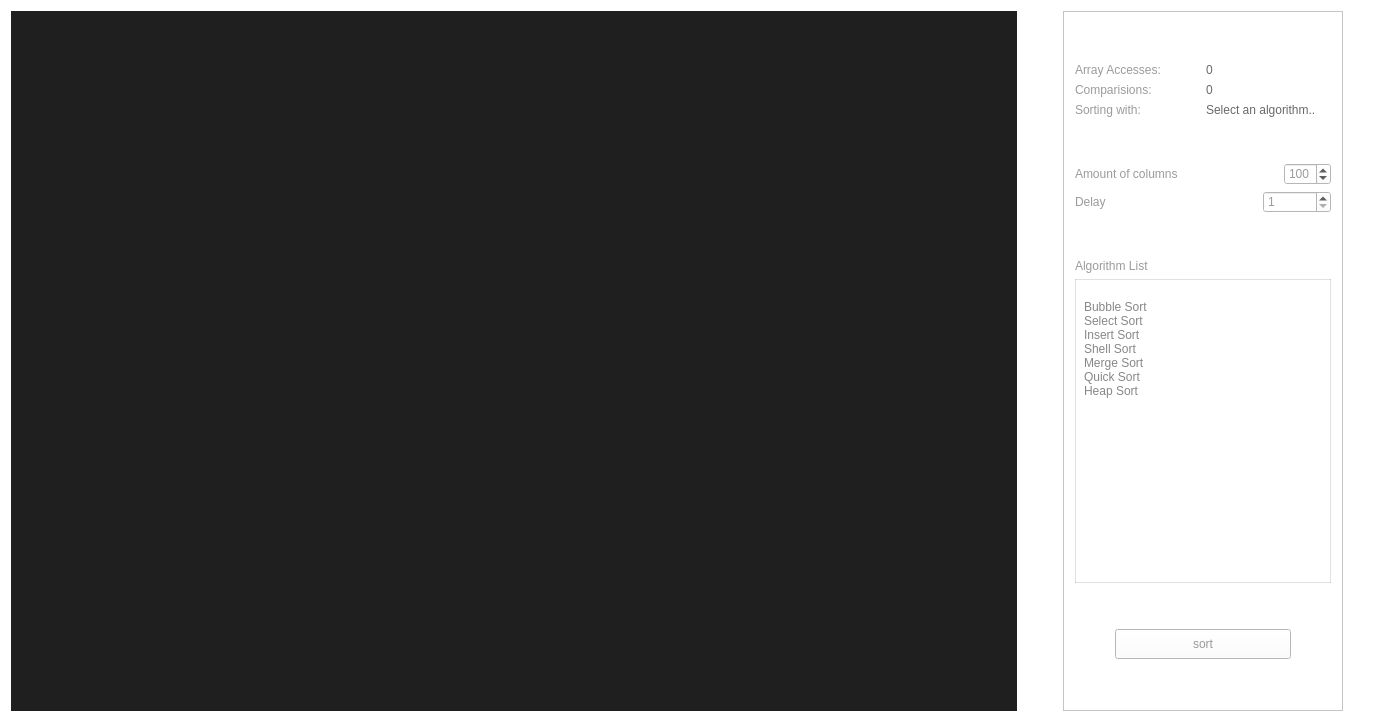
<?xml version="1.0" encoding="UTF-8"?>
<ui version="4.0">
 <class>Widget</class>
 <widget class="QWidget" name="Widget">
  <property name="geometry">
   <rect>
    <x>0</x>
    <y>0</y>
    <width>1374</width>
    <height>719</height>
   </rect>
  </property>
  <property name="windowTitle">
   <string>Widget</string>
  </property>
  <property name="styleSheet">
   <string notr="true">QWidget {
  background-color: #fff;
	font: 25 11pt &quot;Roboto Light&quot;;
	color: rgba(0, 0, 0, 100);
}

#sortButton {
	border:none;
	background-color:  rgba(255, 0, 68,100);
	border-radius: 15%;
	font: 11pt &quot;Roboto&quot;;
	color: #fff;
}

#amountChanger, #delayChanger {
  padding-right: 10px;
	padding-left: 10px;
	border: 1px solid  rgba(255, 0, 68, 150);
	border-radius: 3%;
	background-color: #f5f5f5;
	font: 11pt &quot;Roboto&quot;;
	color: rgb(255, 0, 68);
}

#amountChanger::up-button:pressed, #amountChanger::down-button:pressed,
#delayChanger ::up-button:pressed, #delayChanger::down-button:pressed{
 background-color: rgab(220, 0, 58, 255);
}

#amountChanger::up-button, #amountChanger::down-button,
#delayChanger::up-button, #delayChanger::down-button {
  width: 16px;
  background-color: rgba(255, 0, 68, 150);
}
#amountChanger::down-button,
#delayChanger::down-button  {
	border-top: 1px solid rgba(255, 0, 68, 180);
}

#amountChanger::down-button:hover, #amountChanger::up-button:hover,
#delayChanger::down-button:hover, #delayChanger::up-button:hover {
 background-color:rgba(255, 0, 68, 255);
}

#amountChanger::up-button:disabled,#amountChanger::up-button:off,
#amountChanger::down-button:disabled,#amountChanger::down-button:off,
#delayChanger::up-button:disabled,#delayChanger::up-button:off,
#delayChanger::down-button:disabled,#delayChanger::down-button:off{
  background-color: rgba(0, 0, 0, 20)
}

#amountChanger::down-button:disabled,#amountChanger::down-button:off,
#delayChanger::down-button:disabled,#delayChanger::down-button:off{
  border-top: 1px solid rgba(0, 0, 0, 20);
}
#amountChanger:disabled, #amountChanger:off,
#delayChanger:disabled, #delayChanger:off{
  border: 1px solid rgba(0, 0, 0, 20);
  color:  rgba(0, 0, 0, 50);
}</string>
  </property>
  <layout class="QHBoxLayout" name="horizontalLayout_8">
   <item>
    <layout class="QHBoxLayout" name="horizontalLayout">
     <item>
      <widget class="QGraphicsView" name="graphicsView">
       <property name="sizePolicy">
        <sizepolicy hsizetype="Expanding" vsizetype="Expanding">
         <horstretch>0</horstretch>
         <verstretch>0</verstretch>
        </sizepolicy>
       </property>
       <property name="minimumSize">
        <size>
         <width>1000</width>
         <height>700</height>
        </size>
       </property>
       <property name="styleSheet">
        <string notr="true">
background-color:rgb(31, 31, 31)</string>
       </property>
       <property name="frameShape">
        <enum>QFrame::NoFrame</enum>
       </property>
       <property name="verticalScrollBarPolicy">
        <enum>Qt::ScrollBarAlwaysOff</enum>
       </property>
       <property name="horizontalScrollBarPolicy">
        <enum>Qt::ScrollBarAlwaysOff</enum>
       </property>
       <property name="alignment">
        <set>Qt::AlignCenter</set>
       </property>
       <property name="renderHints">
        <set>QPainter::Antialiasing|QPainter::HighQualityAntialiasing|QPainter::TextAntialiasing</set>
       </property>
      </widget>
     </item>
     <item>
      <spacer name="horizontalSpacer_4">
       <property name="orientation">
        <enum>Qt::Horizontal</enum>
       </property>
       <property name="sizeType">
        <enum>QSizePolicy::Preferred</enum>
       </property>
       <property name="sizeHint" stdset="0">
        <size>
         <width>40</width>
         <height>20</height>
        </size>
       </property>
      </spacer>
     </item>
     <item>
      <widget class="QFrame" name="frame">
       <property name="sizePolicy">
        <sizepolicy hsizetype="Fixed" vsizetype="Expanding">
         <horstretch>0</horstretch>
         <verstretch>0</verstretch>
        </sizepolicy>
       </property>
       <property name="styleSheet">
        <string notr="true"/>
       </property>
       <property name="frameShape">
        <enum>QFrame::StyledPanel</enum>
       </property>
       <property name="frameShadow">
        <enum>QFrame::Raised</enum>
       </property>
       <layout class="QVBoxLayout" name="verticalLayout">
        <item>
         <spacer name="verticalSpacer_3">
          <property name="orientation">
           <enum>Qt::Vertical</enum>
          </property>
          <property name="sizeType">
           <enum>QSizePolicy::Fixed</enum>
          </property>
          <property name="sizeHint" stdset="0">
           <size>
            <width>20</width>
            <height>40</height>
           </size>
          </property>
         </spacer>
        </item>
        <item>
         <layout class="QHBoxLayout" name="horizontalLayout_5">
          <property name="sizeConstraint">
           <enum>QLayout::SetMinimumSize</enum>
          </property>
          <item>
           <widget class="QLabel" name="labAccessHead">
            <property name="styleSheet">
             <string notr="true"/>
            </property>
            <property name="text">
             <string>&lt;html&gt;&lt;head/&gt;&lt;body&gt;&lt;p&gt;Array Accesses:&lt;/p&gt;&lt;/body&gt;&lt;/html&gt;</string>
            </property>
           </widget>
          </item>
          <item>
           <widget class="QLabel" name="labArrayAccesses">
            <property name="styleSheet">
             <string notr="true">color: rgba(0, 0, 0, 150);</string>
            </property>
            <property name="text">
             <string>&lt;html&gt;&lt;head/&gt;&lt;body&gt;&lt;p&gt;0&lt;/p&gt;&lt;/body&gt;&lt;/html&gt;</string>
            </property>
           </widget>
          </item>
         </layout>
        </item>
        <item>
         <layout class="QHBoxLayout" name="horizontalLayout_3">
          <property name="sizeConstraint">
           <enum>QLayout::SetMinimumSize</enum>
          </property>
          <item>
           <widget class="QLabel" name="labComparisonHead">
            <property name="styleSheet">
             <string notr="true"/>
            </property>
            <property name="text">
             <string>&lt;html&gt;&lt;head/&gt;&lt;body&gt;&lt;p&gt;Comparisions:&lt;/p&gt;&lt;/body&gt;&lt;/html&gt;</string>
            </property>
           </widget>
          </item>
          <item>
           <widget class="QLabel" name="labComparisons">
            <property name="styleSheet">
             <string notr="true">color: rgba(0, 0, 0, 150);</string>
            </property>
            <property name="text">
             <string>&lt;html&gt;&lt;head/&gt;&lt;body&gt;&lt;p&gt;0&lt;/p&gt;&lt;/body&gt;&lt;/html&gt;</string>
            </property>
           </widget>
          </item>
         </layout>
        </item>
        <item>
         <layout class="QHBoxLayout" name="horizontalLayout_2">
          <property name="sizeConstraint">
           <enum>QLayout::SetMinimumSize</enum>
          </property>
          <item>
           <widget class="QLabel" name="labSortWithHead">
            <property name="styleSheet">
             <string notr="true"/>
            </property>
            <property name="text">
             <string>&lt;html&gt;&lt;head/&gt;&lt;body&gt;&lt;p&gt;Sorting with:&lt;/p&gt;&lt;/body&gt;&lt;/html&gt;</string>
            </property>
           </widget>
          </item>
          <item>
           <widget class="QLabel" name="labSortWith">
            <property name="styleSheet">
             <string notr="true">color: rgba(0, 0, 0, 150);</string>
            </property>
            <property name="text">
             <string>&lt;html&gt;&lt;head/&gt;&lt;body&gt;&lt;p&gt;Select an algorithm..&lt;/p&gt;&lt;/body&gt;&lt;/html&gt;</string>
            </property>
           </widget>
          </item>
         </layout>
        </item>
        <item>
         <spacer name="verticalSpacer">
          <property name="orientation">
           <enum>Qt::Vertical</enum>
          </property>
          <property name="sizeType">
           <enum>QSizePolicy::Fixed</enum>
          </property>
          <property name="sizeHint" stdset="0">
           <size>
            <width>20</width>
            <height>40</height>
           </size>
          </property>
         </spacer>
        </item>
        <item>
         <layout class="QHBoxLayout" name="horizontalLayout_6">
          <item>
           <widget class="QLabel" name="labAmountHead">
            <property name="styleSheet">
             <string notr="true"/>
            </property>
            <property name="text">
             <string>&lt;html&gt;&lt;head/&gt;&lt;body&gt;&lt;p&gt;Amount of columns&lt;/p&gt;&lt;/body&gt;&lt;/html&gt;</string>
            </property>
           </widget>
          </item>
          <item>
           <widget class="QSpinBox" name="spinColAmount">
            <property name="sizePolicy">
             <sizepolicy hsizetype="Fixed" vsizetype="Fixed">
              <horstretch>0</horstretch>
              <verstretch>0</verstretch>
             </sizepolicy>
            </property>
            <property name="minimumSize">
             <size>
              <width>0</width>
              <height>0</height>
             </size>
            </property>
            <property name="cursor">
             <cursorShape>PointingHandCursor</cursorShape>
            </property>
            <property name="styleSheet">
             <string notr="true"/>
            </property>
            <property name="readOnly">
             <bool>false</bool>
            </property>
            <property name="minimum">
             <number>50</number>
            </property>
            <property name="maximum">
             <number>500</number>
            </property>
            <property name="singleStep">
             <number>50</number>
            </property>
            <property name="value">
             <number>100</number>
            </property>
            <property name="displayIntegerBase">
             <number>10</number>
            </property>
           </widget>
          </item>
         </layout>
        </item>
        <item>
         <layout class="QHBoxLayout" name="horizontalLayout_7">
          <item>
           <widget class="QLabel" name="labDelayHead">
            <property name="styleSheet">
             <string notr="true"/>
            </property>
            <property name="text">
             <string>&lt;html&gt;&lt;head/&gt;&lt;body&gt;&lt;p&gt;Delay&lt;/p&gt;&lt;/body&gt;&lt;/html&gt;</string>
            </property>
           </widget>
          </item>
          <item>
           <widget class="QSpinBox" name="spinDelay">
            <property name="sizePolicy">
             <sizepolicy hsizetype="Maximum" vsizetype="Fixed">
              <horstretch>0</horstretch>
              <verstretch>0</verstretch>
             </sizepolicy>
            </property>
            <property name="minimumSize">
             <size>
              <width>68</width>
              <height>0</height>
             </size>
            </property>
            <property name="cursor">
             <cursorShape>PointingHandCursor</cursorShape>
            </property>
            <property name="styleSheet">
             <string notr="true"/>
            </property>
            <property name="minimum">
             <number>1</number>
            </property>
            <property name="maximum">
             <number>20</number>
            </property>
            <property name="singleStep">
             <number>1</number>
            </property>
            <property name="value">
             <number>1</number>
            </property>
            <property name="displayIntegerBase">
             <number>10</number>
            </property>
           </widget>
          </item>
         </layout>
        </item>
        <item>
         <spacer name="verticalSpacer_4">
          <property name="orientation">
           <enum>Qt::Vertical</enum>
          </property>
          <property name="sizeType">
           <enum>QSizePolicy::Fixed</enum>
          </property>
          <property name="sizeHint" stdset="0">
           <size>
            <width>20</width>
            <height>40</height>
           </size>
          </property>
         </spacer>
        </item>
        <item>
         <widget class="QLabel" name="label">
          <property name="text">
           <string>Algorithm List</string>
          </property>
         </widget>
        </item>
        <item>
         <widget class="QListWidget" name="listAlgorithms">
          <property name="styleSheet">
           <string notr="true">border: 1px solid rgba(0,0,0,30);
padding-top: 20px;
padding-left: 5px;
padding-right: 5px;
color: rgba(0,0,0,120);
font: 87 14pt &quot;Roboto Light&quot;;</string>
          </property>
          <property name="frameShape">
           <enum>QFrame::StyledPanel</enum>
          </property>
          <property name="frameShadow">
           <enum>QFrame::Sunken</enum>
          </property>
          <property name="verticalScrollBarPolicy">
           <enum>Qt::ScrollBarAlwaysOff</enum>
          </property>
          <property name="horizontalScrollBarPolicy">
           <enum>Qt::ScrollBarAlwaysOff</enum>
          </property>
          <property name="dragDropMode">
           <enum>QAbstractItemView::InternalMove</enum>
          </property>
          <property name="selectionMode">
           <enum>QAbstractItemView::SingleSelection</enum>
          </property>
          <property name="selectionBehavior">
           <enum>QAbstractItemView::SelectRows</enum>
          </property>
          <property name="textElideMode">
           <enum>Qt::ElideLeft</enum>
          </property>
          <property name="layoutMode">
           <enum>QListView::Batched</enum>
          </property>
          <item>
           <property name="text">
            <string>Bubble Sort</string>
           </property>
           <property name="textAlignment">
            <set>AlignLeading|AlignVCenter</set>
           </property>
          </item>
          <item>
           <property name="text">
            <string>Select Sort</string>
           </property>
          </item>
          <item>
           <property name="text">
            <string>Insert Sort</string>
           </property>
           <property name="textAlignment">
            <set>AlignLeading|AlignVCenter</set>
           </property>
          </item>
          <item>
           <property name="text">
            <string>Shell Sort</string>
           </property>
          </item>
          <item>
           <property name="text">
            <string>Merge Sort</string>
           </property>
          </item>
          <item>
           <property name="text">
            <string>Quick Sort</string>
           </property>
          </item>
          <item>
           <property name="text">
            <string>Heap Sort</string>
           </property>
          </item>
         </widget>
        </item>
        <item>
         <spacer name="verticalSpacer_2">
          <property name="orientation">
           <enum>Qt::Vertical</enum>
          </property>
          <property name="sizeType">
           <enum>QSizePolicy::Fixed</enum>
          </property>
          <property name="sizeHint" stdset="0">
           <size>
            <width>20</width>
            <height>40</height>
           </size>
          </property>
         </spacer>
        </item>
        <item>
         <layout class="QHBoxLayout" name="horizontalLayout_4">
          <item>
           <spacer name="horizontalSpacer">
            <property name="orientation">
             <enum>Qt::Horizontal</enum>
            </property>
            <property name="sizeHint" stdset="0">
             <size>
              <width>40</width>
              <height>20</height>
             </size>
            </property>
           </spacer>
          </item>
          <item>
           <widget class="QPushButton" name="btnSort">
            <property name="sizePolicy">
             <sizepolicy hsizetype="Fixed" vsizetype="Fixed">
              <horstretch>0</horstretch>
              <verstretch>0</verstretch>
             </sizepolicy>
            </property>
            <property name="minimumSize">
             <size>
              <width>176</width>
              <height>30</height>
             </size>
            </property>
            <property name="cursor">
             <cursorShape>PointingHandCursor</cursorShape>
            </property>
            <property name="styleSheet">
             <string notr="true"/>
            </property>
            <property name="text">
             <string>sort</string>
            </property>
            <property name="flat">
             <bool>false</bool>
            </property>
           </widget>
          </item>
          <item>
           <spacer name="horizontalSpacer_2">
            <property name="orientation">
             <enum>Qt::Horizontal</enum>
            </property>
            <property name="sizeHint" stdset="0">
             <size>
              <width>40</width>
              <height>20</height>
             </size>
            </property>
           </spacer>
          </item>
         </layout>
        </item>
        <item>
         <spacer name="verticalSpacer_5">
          <property name="orientation">
           <enum>Qt::Vertical</enum>
          </property>
          <property name="sizeType">
           <enum>QSizePolicy::Fixed</enum>
          </property>
          <property name="sizeHint" stdset="0">
           <size>
            <width>20</width>
            <height>40</height>
           </size>
          </property>
         </spacer>
        </item>
       </layout>
      </widget>
     </item>
    </layout>
   </item>
   <item>
    <spacer name="horizontalSpacer_3">
     <property name="orientation">
      <enum>Qt::Horizontal</enum>
     </property>
     <property name="sizeType">
      <enum>QSizePolicy::Fixed</enum>
     </property>
     <property name="sizeHint" stdset="0">
      <size>
       <width>20</width>
       <height>20</height>
      </size>
     </property>
    </spacer>
   </item>
  </layout>
 </widget>
 <layoutdefault spacing="6" margin="11"/>
 <resources/>
 <connections/>
</ui>
